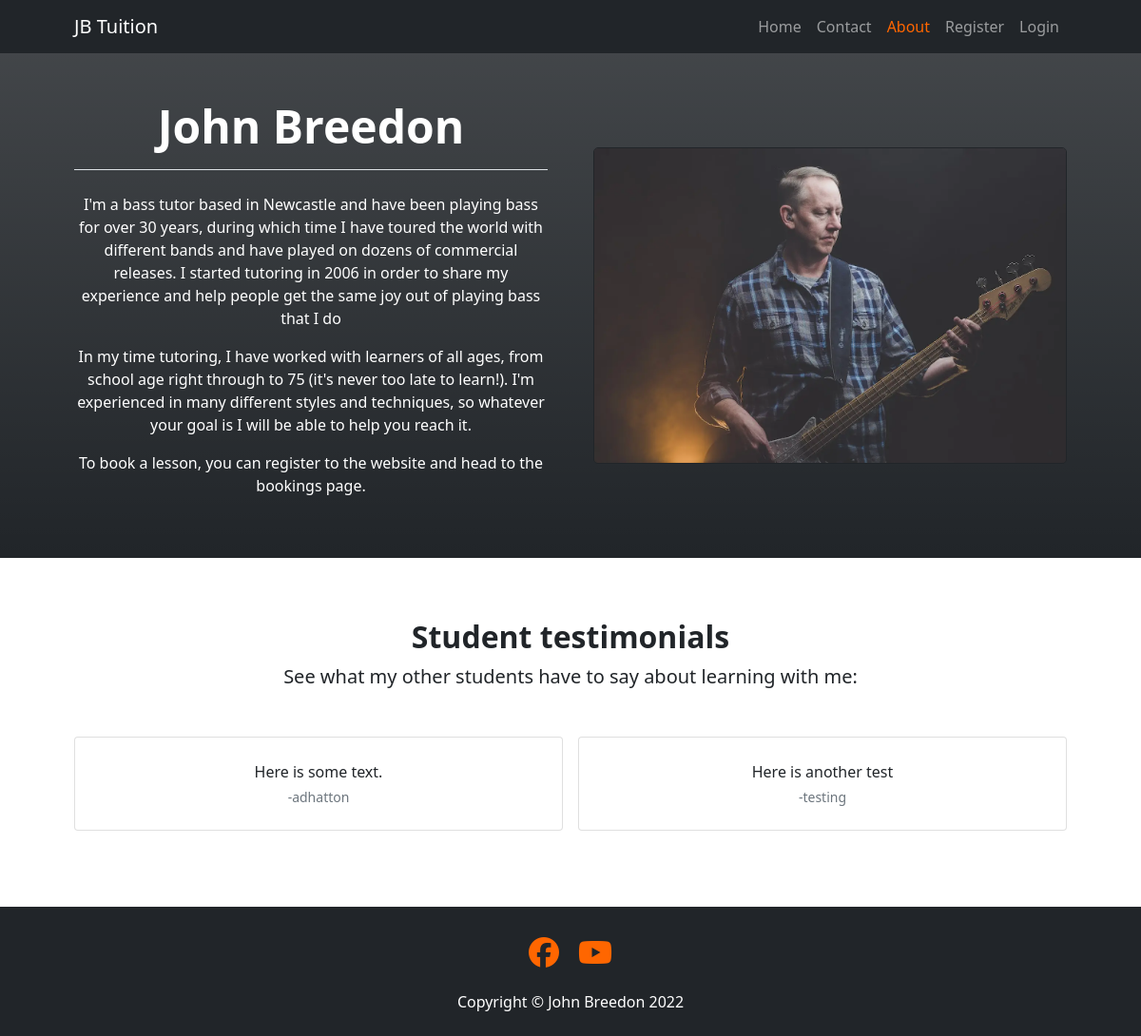
The page /about/ on the database its author committed.
### learner_account/models.py (models this page shows, shortened)
class Testimonial(models.Model):
    user = models.OneToOneField(User, on_delete=models.CASCADE)
    content = models.TextField()
    created_on = models.DateTimeField(auto_now_add=True)
    updated_on = models.DateTimeField(auto_now_add=True)
    approved = models.BooleanField(default=False)
    class Meta:
        ordering = ['created_on']

### home/views.py (the view)
# urls.py: path('about/', views.about_page, name='about'),
def about_page(request):
    queryset = Testimonial.objects.filter(approved=True)
    testimonial_pks = [i.pk for i in queryset]
    random.shuffle(testimonial_pks)
    random_testimonials = [queryset.get(id=i) for i in testimonial_pks]
    return render(
        request,
        'about.html',
        {'testimonials': random_testimonials},
    )

### home/context_processors.py (called while the page is built)
def navbar_scrollspy_processor(request):
    navlinks = {
        '/home/': 'home',
        '/contact/': 'contact',
    }
    return {
        'navlinks_scrollspy': navlinks,
    }

def navbar_processor(request):
    navlinks = {
        '/about/': 'about',
    }
    return {
        'navlinks': navlinks,
    }

### templates/about.html
{% extends 'base.html' %} {% block content %}
{% load static %}
<header id="about-header" class="bg-dark bg-gradient py-5 push-below-nav">
    <div class="container px-5">
        <div class="row row-cols-1 row-cols-lg-2 gx-5 align-items-center">
            <div class="col text-white text-center">
                <h1 class="display-5 fw-bolder mb-4 pb-3 border-bottom">John Breedon</h1>
                <p>I'm a bass tutor based in Newcastle and have been playing bass for over 30 years, during which time I have toured the
                    world with different bands and have played on dozens of commercial releases. I started tutoring in
                    2006 in order to share my experience and help people get the same joy out of playing bass that I do
                </p>
                <p>In my time tutoring, I have worked with learners of all ages, from school age right through to 75
                    (it's never too late to learn!). I'm experienced in many different styles and techniques, so
                    whatever your goal is I will be able to help you reach it.</p>
                <p>To book a lesson, you can register to the website and head to the bookings page.</p>
            </div>
            <div class="col img-container">
                <img src="{% static 'images/image-of-tutor.webp' %}" class="about-img"
                    alt="Bass tutor playing his guitar">
            </div>
        </div>
    </div>
</header>
<section class="py-5">
    <div class="container px-5 mb-5 mt-3 px-5">
        <div class="text-center mb-5">
            <h2 class="fw-bolder">Student testimonials</h2>
            <p class="lead mb-0">See what my other students have to say about learning with me:</p>
        </div>
        <div class="row row-cols-1 row-cols-md-2 gx-3 gy-3 justify-content-center">
            {% for testimonial in testimonials|slice:8 %}
            <div class="col">
                <div class="card h-100 flex-row align-items-center">
                    <div class="card-body p-4 text-center">
                            <p class="mb-1">{{ testimonial.content }}</p>
                            <div class="small text-muted">-{{ testimonial.user }}</div>
                    </div>
                </div>
            </div>
            {% endfor %}
        </div>
    </div>
</section>
{% endblock %}

### static/css/style.css (style rules this page uses)
* { margin: 0; padding: 0; }
html { height: 100%; }
body { position: relative; min-height: calc(100% - 56px); padding-bottom: 120px; }
.push-below-nav { margin-top: 56px; }
.about-img { width: 100%; border-radius: 5px; border: solid 1px; }

### rows shown on the page
Testimonial: content "Here is some text.", user "adhatton"
Testimonial: content "Here is another test", user "testing"

### other values the page prints
{{ name|capfirst }} "Home" "Contact"
{{ name|capfirst }} "About"
